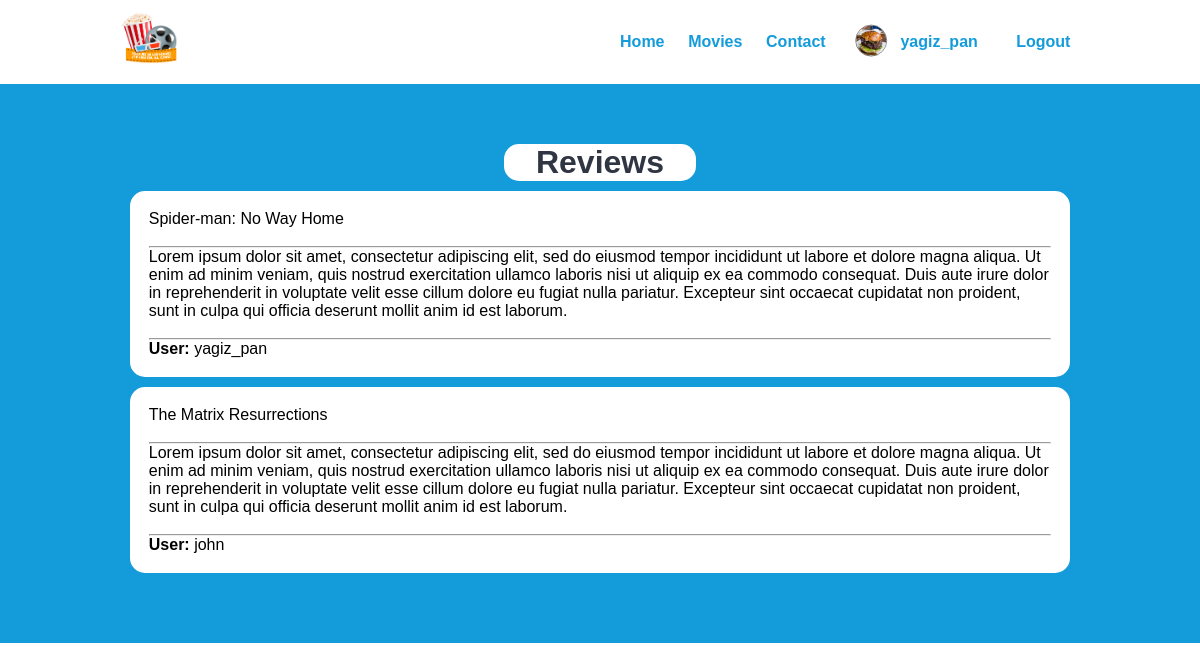
The app's page /review-board.php (signed in) with its own data.
### tables this page shows
CREATE TABLE `reviews` (
  `id` int(10) UNSIGNED NOT NULL,
  `movie_name` varchar(255) NOT NULL,
  `review` varchar(10000) NOT NULL,
  `username` varchar(100) NOT NULL
);

### review-board.php (the view, shortened to what this page needs)
<?php session_start();
    include("connection.php");?>
<html>
    <head>
        <link rel="stylesheet" href="css/style.css">
    </head>
<body>
    <div style="width: 80%; margin: 0 auto; padding: 1%;">
        <div style="width: 6%; float: left;">
            <a href="index.php" title="Logo">
                <img src="images/logo.png" alt="Logo" style="width: 100%;">
            </a>
        </div>
        <div style="text-align: right;line-height: 60px;" >
            <ul>
                <li style="display: inline;padding: 1%;font-weight: bold;">
                    <a href="index.php">Home</a>
                </li>
                <li style="display: inline;padding: 1%;font-weight: bold;">
                    <a href="index.php#movies">Movies</a>
                </li>
                <li style="display: inline;padding: 1%;font-weight: bold;">
                    <a href="index.php#contact">Contact</a>
                </li>
                <?php
                    echo  '<a href="profile.php">';
                    if(isset($_SESSION['login'])){
                        echo '<li style="display: inline;padding: 3%;font-weight: bold;">';
                        echo '<img src=';
                        if(file_exists("images/profile_images/".$_SESSION['login'].".jpg")){
                            echo '"images/profile_images/'.$_SESSION['login'].'.jpg"' ;
                        }else{
                            echo '"images/profile_images/no_photo.jpg"';
                        }
                        echo 'alt="Profile Photo" class="profile">';
                        echo $_SESSION['login'];
                        echo "</a></li>";
                        echo '<li style="display: inline;padding: 1%;font-weight: bold;">';
                        echo '<a href="logout.php">Logout</a>';
                        echo "</li>";
                    }else{
                        echo '<li style="display: inline;padding: 3%;font-weight: bold;">';
                        echo  '<a href="login.php">LogIn</a>';
                        echo "</li>";
                    }
                ?>
            </ul>
        </div>
    </div>
    <div style="background-color: #139bda; padding: 4% 0;">
    <div style="width: 80%; margin: 0 auto; padding: 1%;">
        <div style="width: 20% ; margin: 0 auto; padding: 0%; background-color: white; border-radius: 15px; ">
            <h2 style="text-align: center;">Reviews</h2>
        </div>
        <?php
            $sql = "SELECT * FROM reviews ";
            $response = mysqli_query($connection, $sql);
            while ($row = mysqli_fetch_array($response)){
                echo '<div style="width: auto; margin: 1%; padding: 2%; background-color: white; border-radius: 15px;>';
                echo '<h4 style="text-align: center;">';
                echo $row['movie_name']."</h4>";
                echo "<br><br><hr>".$row['review']."<br><br><hr>";
                echo "<b>User: </b>".$row['username'];
                echo "</div>";
            }
        ?>
    </div>
    </div>
</body>
</html>

### css/style.css (style rules this page uses)
* { margin: 0 0; padding: 0 0; font-family: Arial, Helvetica, sans-serif; }
a { color: #139bda; text-decoration: none; }
h2 { color: #2f3542; font-size: 2rem; margin-bottom: 2%; }
.profile { height: 30px; width: 30px; display: inline; top: 50%; left: 50%; transform: translate(-40%,30%); border-radius: 50%; overflow: hidden; border: 1px solid grey; }

### records on screen
reviews: movie_name "Spider-man: No Way Home", review "Lorem ipsum dolor sit amet, consectetur adipiscing elit, sed do eiusmod tempor incididunt ut labore et dolore magna aliqua. Ut enim ad minim veniam, quis nostrud exercitation ullamco laboris nisi ut aliquip ex ea commodo consequat. Duis aute irure dolor in reprehenderit in voluptate velit esse cillum dolore eu fugiat nulla pariatur. Excepteur sint occaecat cupidatat non proident, sunt in culpa qui officia deserunt mollit anim id est laborum.", username "yagiz_pan"
reviews: movie_name "The Matrix Resurrections", review "Lorem ipsum dolor sit amet, consectetur adipiscing elit, sed do eiusmod tempor incididunt ut labore et dolore magna aliqua. Ut enim ad minim veniam, quis nostrud exercitation ullamco laboris nisi ut aliquip ex ea commodo consequat. Duis aute irure dolor in reprehenderit in voluptate velit esse cillum dolore eu fugiat nulla pariatur. Excepteur sint occaecat cupidatat non proident, sunt in culpa qui officia deserunt mollit anim id est laborum.", username "john"

### other values on screen
$_SESSION['login'] "yagiz_pan"
